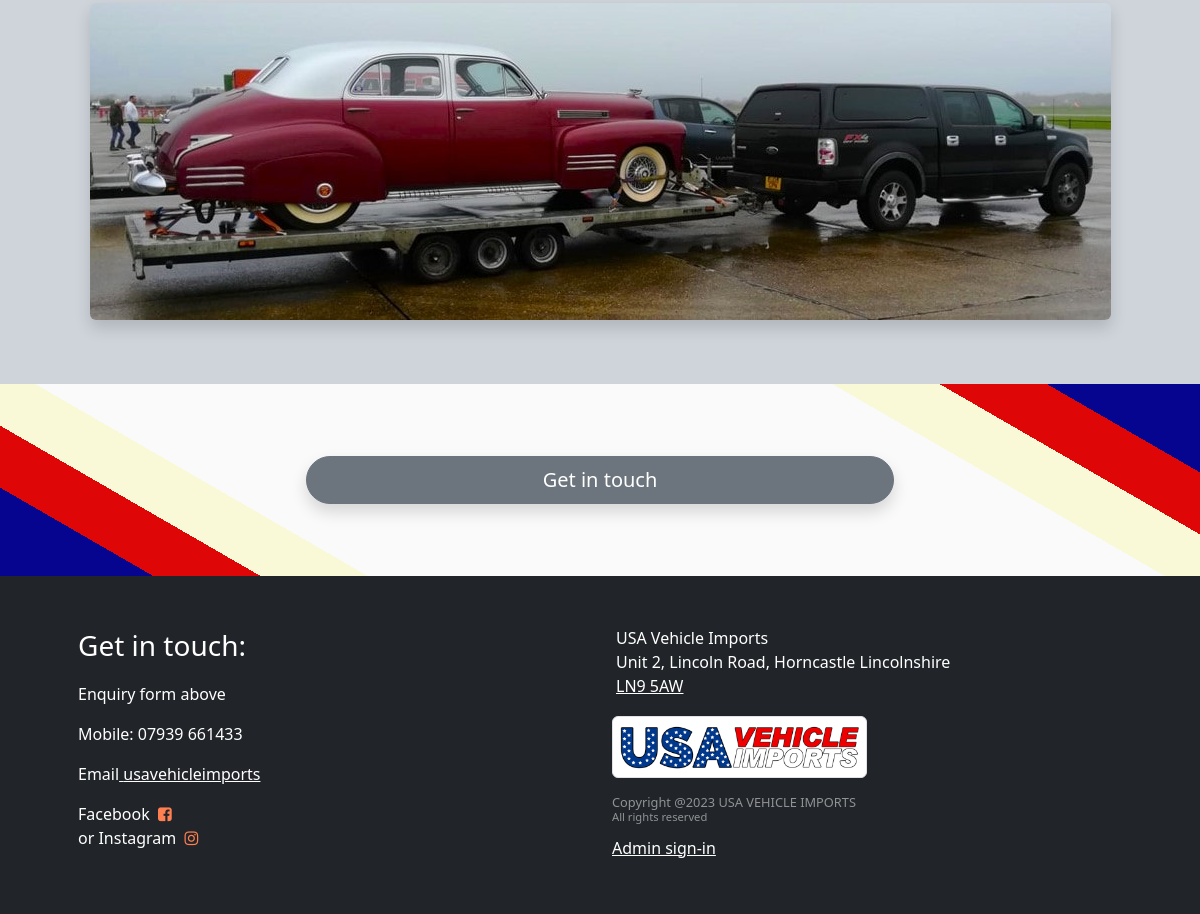
Page /Services/ (lower part) on the earlier database version.
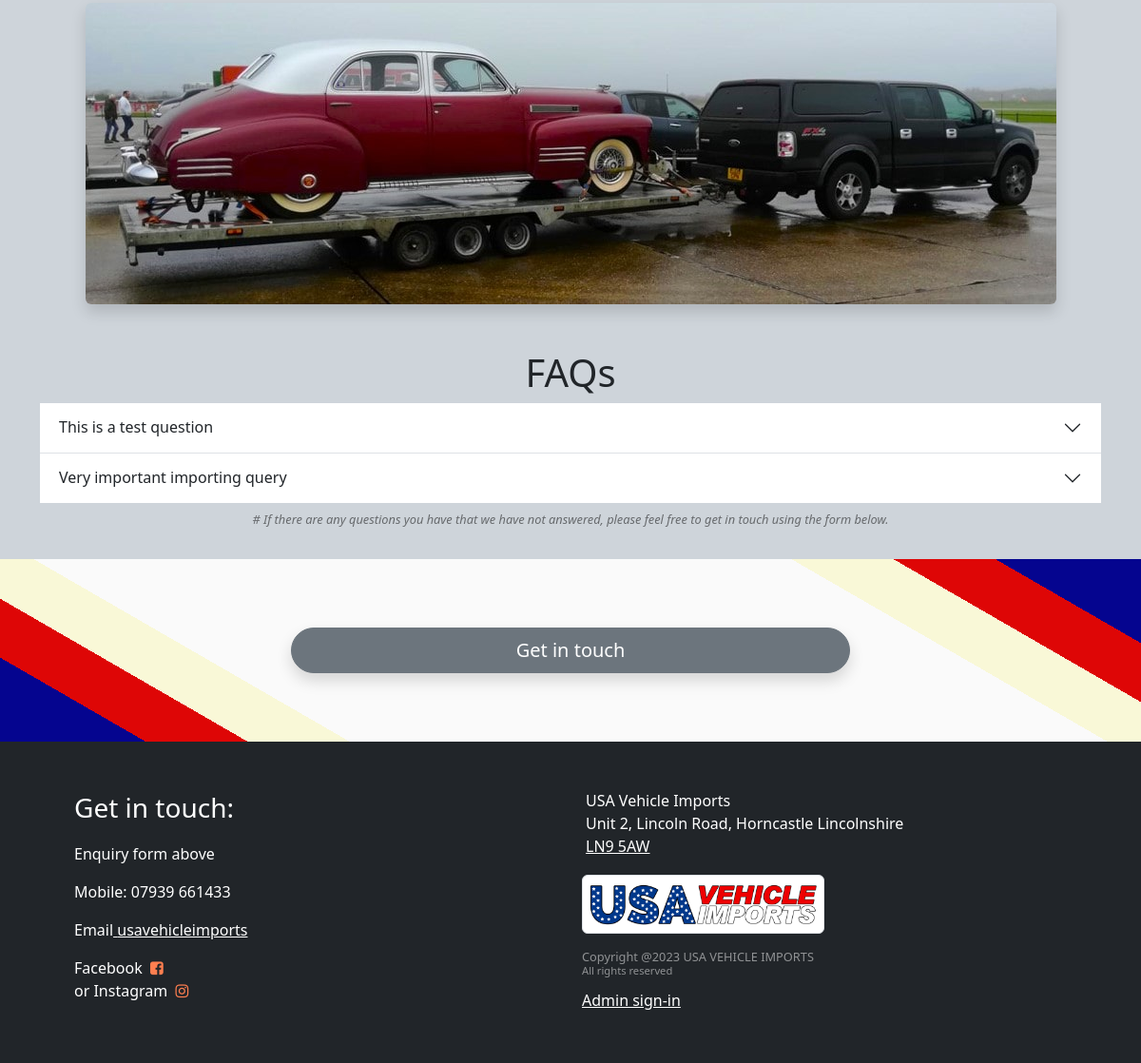
Same page on the later database version.
### frontapp/models.py (models this page shows, shortened)
class BusinessDetails(models.Model):
    business_name = models.CharField(max_length=100, blank=True)
    address_1stline = models.CharField(max_length=100, blank=True)
    address_2ndline = models.CharField(max_length=100, blank=True)
    address_town = models.CharField(max_length=100, blank=True)
    address_county = models.CharField(max_length=100, blank=True)
    address_postcode = models.CharField(max_length=20, blank=True)
    contact_phone = models.CharField(max_length=20, blank=True)
    contact_mobile = models.CharField(max_length=20, blank=True)
    contact_email = models.EmailField(max_length=100, blank=True)
    contact_name = models.CharField(max_length=100, blank=True)
    facebook = models.URLField(max_length=200, blank=True)
    instagram = models.URLField(max_length=200, blank=True)
    twitter = models.URLField(max_length=200, blank=True)
    linkedIn = models.URLField(max_length=200, blank=True)
    google_map_link = models.CharField(max_length=300,blank=True)
    business_logo =  models.ImageField(upload_to='images/other/', null=True)
    def  image_tag(self):
        return mark_safe('<img src="/../../media/%s" width="150" height="50" />' % (self.business_logo))
    image_tag.allow_tags = True
    class  Meta:
        verbose_name_plural  =  "Business Details"

class Faqs(models.Model):
    CATEGORY_CHOICES=[('Importing', 'Importing'), ('Sourcing', 'Sourcing'),('Transportation','Transportation'),('Registration','Registration'),('Car-Sales','Car-sales'),('Other','Other')]
    category = models.CharField(
        max_length=50, choices=CATEGORY_CHOICES,blank=True)
    question = models.CharField(
        max_length=250,blank=True)
    answer = models.TextField()
    class  Meta:
        verbose_name_plural  =  "FAQs"

### frontapp/views.py (the view)
# urls.py: path('Services/', views.ServicesView.as_view(), name="Services"),
class ServicesView(ListView):
    model = Faqs
    template_name = "Services.html"
    context_object_name = "context"
    def get_context_data(self,**kwargs):
        context = super(ServicesView, self).get_context_data(**kwargs)
        context['faqs'] = Faqs.objects.all()
        return context

### frontapp/custom_context_processors.py (called while the page is built, shortened)
def get_business_data(request):
    data = BusinessDetails.objects.all()
    return {'data': data}

def get_form_data(request):
    if request.method == "GET":
        form = ContactForm()
    else:
        form = ContactForm()
    context = {'form': form}
    return ( context)

### frontapp/templates/Services.html (shortened to what this page needs)
{% extends "Base.html" %}{% block title %}Services Page{% endblock title %}
{% block content %} {% load static %}
<div class="container-fluid bg-dark-subtle text-center fade-in pb-3">
  <div class="row justify-content-center">
    <div class="col mb-5">
      <div class="text-center">
        <img
          class="img-fluid mt-2 rounded-2 p-0 shadow"
          src="{% static '/images/home/banner-5.jpg' %}"
          alt="USA Vehicle Imports logo"
        />
      </div>
    </div>
  </div>
  {% if faqs %}
  <div class="container">
    <h1>FAQs</h1>
    {% include 'includes/faqs.html' %}
    <p class="text-black-50 mt-2" style="font-size: 0.8rem">
      <em>
        # If there are any questions you have that we have not answered, please
        feel free to get in touch using the form below.
      </em>
    </p>
  </div>
  {% endif %}
</div>
{% endblock content %}

### frontapp/templates/includes/faqs.html (shortened to what this page needs)
<div class="accordion accordion-flush" id="accordionFlushExample">
  {% for faqs in faqs %}
  <div class="accordion-item">
    <h2 class="accordion-header" id="flush-heading{{faqs.id}}">
      <button
        class="accordion-button collapsed"
        type="button"
        data-bs-toggle="collapse"
        data-bs-target="#flush-collapse{{faqs.id}}"
        aria-expanded="false"
        aria-controls="flush-collapse{{faqs.id}}"
      >
        {{ faqs.question }}
      </button>
    </h2>
  </div>
  {% endfor %}
</div>

### frontapp/templates/includes/footer.html (shortened to what this page needs)
 {% load static %}
<footer class="bg-dark text-white">
    <div class="container p-5">
        <div class="row row-cols-1 row-cols-sm-2 justify-content-center">
            <div class="col" >
                <p class="fs-3">Get in touch:</p>
                <p>Enquiry form above</a></p>
                {% for data in data %}
                {% if data %}
                {% if data.contact_mobile %}
                <p>Mobile: {{ data.contact_mobile }}</p>
                {% endif %}
                <p>Email<a href="mailto:{{ data.contact_email }}"> usavehicleimports</a></p>
                {% endif %}
                <p>
                    {% if data.facebook %}
                    <a class="nav-item nav-link"
                     title="Facebook" target="_blank" href="{{ data.facebook }}">Facebook <i class="fa fa-facebook-square mx-1" style="color: coral"></i
                        ></a>
                        {% endif %}   {% if data.instagram %}
                    <a class="nav-item nav-link" title="Instagram" target="_blank" href="{{ data.instagram }}">or Instagram <i class="fa fa-instagram mx-1" style="color: coral"></i
                        ></a>
                        {% endif %}
                </p>
            </div>
            <div class="col lh-1">
                {% if data %}
                <p class="m-1 lh-sm">{{ data.business_name }}</p>
                <p class="m-1 lh-sm">
                    {{ data.address_1stline }},
                    {{ data.address_2ndline }},
                    {{ data.address_town }}
                    {{ data.address_county }}
                </p>
                <p class="m-1 lh-sm">
                    <a href="{{ data.google_map_link }}"
                    target="_blank">
                        {{ data.address_postcode }}
                    </a>
                </p>
                {% endif %}
                <a class="navbar-brand" href="#">
                    <img class="img-thumbnail mt-3 mb-3 w-50" src="{{ data.business_logo.url }}" alt="USA Vehicle Imports logo">
                </a>
                <div class="text-sm-start lh-sm text-white-50">
                    <p class="m-0 p-0 fw-light" style="font-size: 0.8rem;">
                        {% now "Y" as curr_yr %}
                        Copyright @{{ curr_yr }}
                        <span class="text-uppercase">{{ data.business_name }}</span></p>
                    <p class="fw-lighter" style="font-size: 0.7rem;">All rights reserved</p>
                </div>
                {% endfor %}
                <a href="{% url 'admin:index' %}">Admin sign-in</a>
            </div>
        </div>
    </div>
</footer>

Differences in the rows shown:
added Faqs: question "This is a test question"
added Faqs: question "Very important importing query"
Other differences:
text now shown: "FAQs # If there are any questions you have that we have not answered, please feel free to get in touch using the form below."
